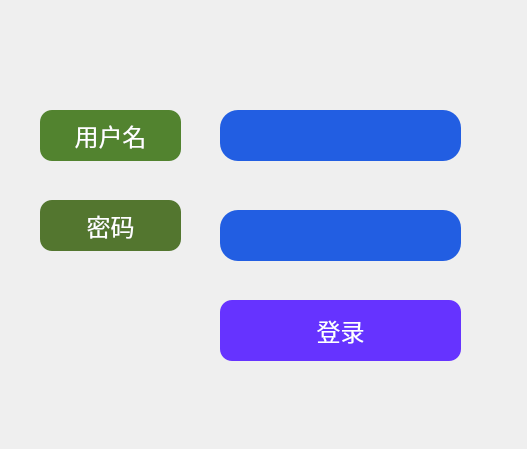
<?xml version="1.0" encoding="UTF-8"?>
<ui version="4.0">
 <class>MainWindow</class>
 <widget class="QMainWindow" name="MainWindow">
  <property name="geometry">
   <rect>
    <x>0</x>
    <y>0</y>
    <width>527</width>
    <height>449</height>
   </rect>
  </property>
  <property name="windowTitle">
   <string>MainWindow</string>
  </property>
  <property name="styleSheet">
   <string notr="true"/>
  </property>
  <widget class="QWidget" name="centralwidget">
   <widget class="QPushButton" name="login">
    <property name="geometry">
     <rect>
      <x>220</x>
      <y>300</y>
      <width>241</width>
      <height>61</height>
     </rect>
    </property>
    <property name="styleSheet">
     <string notr="true">QPushButton{
    color:White;
    border-radius: 12px;
    font-family:微软雅黑;
    background:#6633FF;
    border:2px;
    font:18pt;
}
QPushButton:hover{
    background:#6666FF;
}
QPushButton:pressed{
    background:#6600FF;
}</string>
    </property>
    <property name="text">
     <string>登录</string>
    </property>
   </widget>
   <widget class="QLabel" name="label">
    <property name="geometry">
     <rect>
      <x>40</x>
      <y>110</y>
      <width>141</width>
      <height>51</height>
     </rect>
    </property>
    <property name="layoutDirection">
     <enum>Qt::LeftToRight</enum>
    </property>
    <property name="styleSheet">
     <string notr="true">QLabel{
    color:White;
    border-radius: 12px;
    font-family:微软雅黑;
    background:#52832F;
    border:2px;
    font:18pt;
}
</string>
    </property>
    <property name="frameShape">
     <enum>QFrame::NoFrame</enum>
    </property>
    <property name="text">
     <string>用户名</string>
    </property>
    <property name="alignment">
     <set>Qt::AlignCenter</set>
    </property>
   </widget>
   <widget class="QLabel" name="label_2">
    <property name="geometry">
     <rect>
      <x>40</x>
      <y>200</y>
      <width>141</width>
      <height>51</height>
     </rect>
    </property>
    <property name="styleSheet">
     <string notr="true">QLabel{
    color:White;
    border-radius: 12px;
    font-family:微软雅黑;
    background:#53762F;
    border:2px;
    font:18pt;
}
</string>
    </property>
    <property name="frameShape">
     <enum>QFrame::NoFrame</enum>
    </property>
    <property name="text">
     <string>密码</string>
    </property>
    <property name="alignment">
     <set>Qt::AlignCenter</set>
    </property>
   </widget>
   <widget class="QLineEdit" name="username">
    <property name="geometry">
     <rect>
      <x>220</x>
      <y>110</y>
      <width>241</width>
      <height>51</height>
     </rect>
    </property>
    <property name="styleSheet">
     <string notr="true">QLineEdit{
    color:White;
    border-radius: 18px;
    font-family:微软雅黑;
    background:#225ee2;
    border:4px;
    font:16pt;
}</string>
    </property>
   </widget>
   <widget class="QLineEdit" name="password">
    <property name="geometry">
     <rect>
      <x>220</x>
      <y>210</y>
      <width>241</width>
      <height>51</height>
     </rect>
    </property>
    <property name="styleSheet">
     <string notr="true">QLineEdit{
    color:White;
    border-radius: 18px;
    font-family:微软雅黑;
    background:#225ee2;
    border:4px;
    font:16pt;
}</string>
    </property>
   </widget>
   <widget class="QLabel" name="label_3">
    <property name="geometry">
     <rect>
      <x>0</x>
      <y>0</y>
      <width>531</width>
      <height>451</height>
     </rect>
    </property>
    <property name="styleSheet">
     <string notr="true">border-image:url(:/login_background/login_background.jpg);</string>
    </property>
    <property name="text">
     <string/>
    </property>
   </widget>
   <zorder>label_3</zorder>
   <zorder>login</zorder>
   <zorder>label</zorder>
   <zorder>label_2</zorder>
   <zorder>username</zorder>
   <zorder>password</zorder>
  </widget>
 </widget>
 <resources>
  <include location="login_background.qrc"/>
 </resources>
 <connections/>
</ui>
